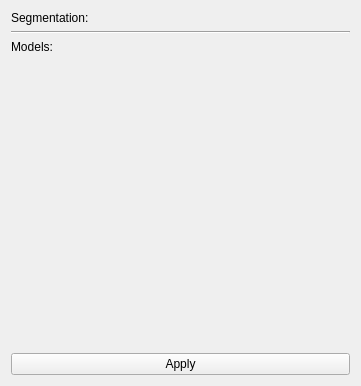
<?xml version="1.0" encoding="UTF-8"?>
<ui version="4.0">
 <class>Silhouette</class>
 <widget class="qMRMLWidget" name="Silhouette">
  <property name="geometry">
   <rect>
    <x>0</x>
    <y>0</y>
    <width>361</width>
    <height>386</height>
   </rect>
  </property>
  <layout class="QVBoxLayout" name="verticalLayout">
   <item>
    <layout class="QFormLayout" name="formLayout">
     <item row="0" column="1">
      <widget class="qMRMLSegmentSelectorWidget" name="outputSegmentSelector">
       <property name="toolTip">
        <string>Select a segmentation and a segment.</string>
       </property>
       <property name="noneEnabled">
        <bool>true</bool>
       </property>
       <property name="editEnabled">
        <bool>true</bool>
       </property>
       <property name="segmentationNodeSelectorVisible">
        <bool>true</bool>
       </property>
      </widget>
     </item>
     <item row="0" column="0">
      <widget class="QLabel" name="outputSegmentationLabel">
       <property name="text">
        <string>Segmentation:</string>
       </property>
      </widget>
     </item>
     <item row="2" column="1">
      <widget class="qMRMLNodeComboBox" name="outputModelSelector">
       <property name="toolTip">
        <string>Output silhouettes as models.</string>
       </property>
       <property name="nodeTypes">
        <stringlist notr="true">
         <string>vtkMRMLModelNode</string>
        </stringlist>
       </property>
       <property name="showChildNodeTypes">
        <bool>false</bool>
       </property>
       <property name="baseName">
        <string>Silhouette</string>
       </property>
       <property name="noneEnabled">
        <bool>true</bool>
       </property>
       <property name="addEnabled">
        <bool>true</bool>
       </property>
       <property name="removeEnabled">
        <bool>true</bool>
       </property>
       <property name="editEnabled">
        <bool>true</bool>
       </property>
       <property name="renameEnabled">
        <bool>true</bool>
       </property>
       <property name="SlicerParameterName" stdset="0">
        <string>outputModel</string>
       </property>
      </widget>
     </item>
     <item row="2" column="0">
      <widget class="QLabel" name="outputModelsLabel">
       <property name="text">
        <string>Models:</string>
       </property>
      </widget>
     </item>
     <item row="1" column="0" colspan="2">
      <widget class="Line" name="line">
       <property name="orientation">
        <enum>Qt::Horizontal</enum>
       </property>
      </widget>
     </item>
    </layout>
   </item>
   <item>
    <spacer name="verticalSpacer">
     <property name="orientation">
      <enum>Qt::Vertical</enum>
     </property>
     <property name="sizeHint" stdset="0">
      <size>
       <width>20</width>
       <height>40</height>
      </size>
     </property>
    </spacer>
   </item>
   <item>
    <widget class="QPushButton" name="applyButton">
     <property name="enabled">
      <bool>true</bool>
     </property>
     <property name="sizePolicy">
      <sizepolicy hsizetype="Preferred" vsizetype="Fixed">
       <horstretch>0</horstretch>
       <verstretch>0</verstretch>
      </sizepolicy>
     </property>
     <property name="toolTip">
      <string>Run the algorithm.</string>
     </property>
     <property name="text">
      <string>Apply</string>
     </property>
    </widget>
   </item>
  </layout>
 </widget>
 <customwidgets>
  <customwidget>
   <class>qMRMLNodeComboBox</class>
   <extends>QWidget</extends>
   <header>qMRMLNodeComboBox.h</header>
   <container>1</container>
  </customwidget>
  <customwidget>
   <class>qMRMLWidget</class>
   <extends>QWidget</extends>
   <header>qMRMLWidget.h</header>
   <container>1</container>
  </customwidget>
  <customwidget>
   <class>qMRMLSegmentSelectorWidget</class>
   <extends>qMRMLWidget</extends>
   <header>qMRMLSegmentSelectorWidget.h</header>
  </customwidget>
 </customwidgets>
 <resources/>
 <connections>
  <connection>
   <sender>Silhouette</sender>
   <signal>mrmlSceneChanged(vtkMRMLScene*)</signal>
   <receiver>outputModelSelector</receiver>
   <slot>setMRMLScene(vtkMRMLScene*)</slot>
   <hints>
    <hint type="sourcelabel">
     <x>82</x>
     <y>135</y>
    </hint>
    <hint type="destinationlabel">
     <x>220</x>
     <y>161</y>
    </hint>
   </hints>
  </connection>
  <connection>
   <sender>Silhouette</sender>
   <signal>mrmlSceneChanged(vtkMRMLScene*)</signal>
   <receiver>outputSegmentSelector</receiver>
   <slot>setMRMLScene(vtkMRMLScene*)</slot>
   <hints>
    <hint type="sourcelabel">
     <x>180</x>
     <y>192</y>
    </hint>
    <hint type="destinationlabel">
     <x>241</x>
     <y>38</y>
    </hint>
   </hints>
  </connection>
 </connections>
</ui>
